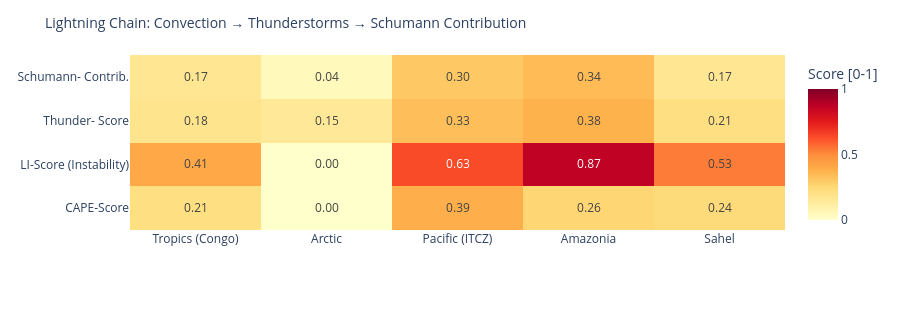

The notebook cell this image was saved under:
### Code cell
# ============================================================
# LIGHTNING CHAIN: Convection → Thunderstorms → Schumann
# Shows the causal chain per measurement point as heatmap
# ============================================================

def cape_score(v):
    """CAPE → normalized score [0,1]"""
    if v is None or pd.isna(v): return 0.0
    return min(1.0, float(v) / 3000)

def li_score(v):
    """Lifted Index: negative = unstable → score [0,1]"""
    if v is None or pd.isna(v): return 0.3
    return min(1.0, max(0.0, (-float(v) + 6) / 12))

def cloud_score(v):
    if v is None or pd.isna(v): return 0.3
    return float(v) / 100

def thunder_score(row):
    """Kombinierter Gewitterwahrscheinlichkeits-Score
    CAPE + LI + Bedeckung + WMO-Gewitter + konvektiver Niederschlag (showers)
    Hinweis: X-Ray und Kp sind kein Bestandteil – nur geomagn./solarer Kontext.
    """
    cs = cape_score(row.get('cape'))
    ls = li_score(row.get('li'))
    cl = cloud_score(row.get('cloud'))
    t  = 1.0 if row.get('thunderstorm') else 0.0
    # Convective precipitation (showers) as additional indicator
    sh = min(1.0, (row.get('showers') or 0) / 5.0)
    return round(cs * 0.30 + ls * 0.25 + cl * 0.15 + t * 0.20 + sh * 0.10, 3)

def schumann_contribution(t_score, lat):
    """Schumann contribution: higher in tropics (±30°), scaled by thunderstorm score"""
    lat_weight = max(0.3, 1.0 - abs(lat) / 60)
    return round(t_score * lat_weight, 3)

df_atm['cape_score']   = df_atm.apply(lambda r: cape_score(r['cape']), axis=1)
df_atm['li_score']     = df_atm.apply(lambda r: li_score(r['li']),    axis=1)
df_atm['thunder_score']= df_atm.apply(lambda r: thunder_score(r.to_dict()), axis=1)
df_atm['schumann_contribution'] = df_atm.apply(
    lambda r: schumann_contribution(r['thunder_score'], r['lat']), axis=1)

metrics = ['cape_score', 'li_score', 'thunder_score', 'schumann_contribution']
labels  = ['CAPE-Score', 'LI-Score\n(Instability)', 'Thunder-\nScore', 'Schumann-\nContrib.']
z_data  = [df_atm[m].tolist() for m in metrics]

fig = go.Figure(go.Heatmap(
    z=z_data,
    x=df_atm['point'].tolist(),
    y=labels,
    colorscale='YlOrRd',
    zmin=0, zmax=1,
    text=[[f'{v:.2f}' for v in row] for row in z_data],
    texttemplate='%{text}', textfont=dict(size=12),
    colorbar=dict(title='Score [0-1]')
))
fig.update_layout(
    title=dict(text='Lightning Chain: Convection → Thunderstorms → Schumann Contribution', font=dict(size=14)),
    height=310,
    plot_bgcolor='rgba(0,0,0,0)', paper_bgcolor='rgba(0,0,0,0)',
    margin=dict(l=130, r=80, t=55, b=80)
)
fig.show()

### Figure 1 — Plotly figure (JSON) as saved in the notebook; plotly's stock layout.template omitted (floating-point values rounded to 4 significant figures)
{"data": [{"colorbar": {"title": {"text": "Score [0-1]"}}, "colorscale": [[0.0, "rgb(255,255,204)"], [0.125, "rgb(255,237,160)"], [0.25, "rgb(254,217,118)"], [0.375, "rgb(254,178,76)"], [0.5, "rgb(253,141,60)"], [0.625, "rgb(252,78,42)"], [0.75, "rgb(227,26,28)"], [0.875, "rgb(189,0,38)"], [1.0, "rgb(128,0,38)"]], "text": [["0.21", "0.00", "0.39", "0.26", "0.24"], ["0.41", "0.00", "0.63", "0.87", "0.53"], ["0.18", "0.15", "0.33", "0.38", "0.21"], ["0.17", "0.04", "0.30", "0.34", "0.17"]], "textfont": {"size": 12}, "texttemplate": "%{text}", "type": "heatmap", "x": ["Tropics (Congo)", "Arctic", "Pacific (ITCZ)", "Amazonia", "Sahel"], "y": ["CAPE-Score", "LI-Score\n(Instability)", "Thunder-\nScore", "Schumann-\nContrib."], "z": [[0.2133, 0.0, 0.39, 0.26, 0.2367], [0.4083, 0.0, 0.6333, 0.8667, 0.5333], [0.18, 0.15, 0.332, 0.376, 0.213], [0.168, 0.045, 0.304, 0.345, 0.167]], "zmax": 1, "zmin": 0}], "layout": {"height": 310, "margin": {"b": 80, "l": 130, "r": 80, "t": 55}, "paper_bgcolor": "rgba(0,0,0,0)", "plot_bgcolor": "rgba(0,0,0,0)", "title": {"font": {"size": 14}, "text": "Lightning Chain: Convection → Thunderstorms → Schumann Contribution"}}}
